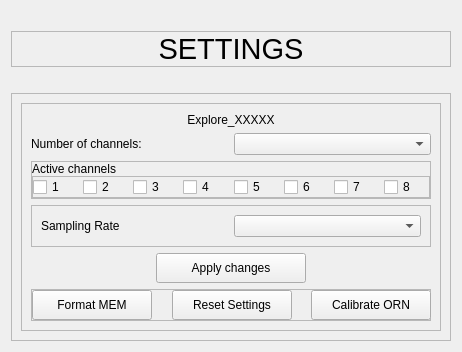
            <widget class="QWidget" name="page_settings">
             <property name="styleSheet">
              <string notr="true"/>
             </property>
             <layout class="QVBoxLayout" name="verticalLayout_23">
              <item>
               <spacer name="verticalSpacer_10">
                <property name="orientation">
                 <enum>Qt::Vertical</enum>
                </property>
                <property name="sizeType">
                 <enum>QSizePolicy::Fixed</enum>
                </property>
                <property name="sizeHint" stdset="0">
                 <size>
                  <width>20</width>
                  <height>20</height>
                 </size>
                </property>
               </spacer>
              </item>
              <item>
               <widget class="QFrame" name="frame_settings_title">
                <property name="maximumSize">
                 <size>
                  <width>16777215</width>
                  <height>50</height>
                 </size>
                </property>
                <property name="styleSheet">
                 <string notr="true"/>
                </property>
                <property name="frameShape">
                 <enum>QFrame::StyledPanel</enum>
                </property>
                <property name="frameShadow">
                 <enum>QFrame::Raised</enum>
                </property>
                <layout class="QHBoxLayout" name="horizontalLayout_5">
                 <property name="spacing">
                  <number>0</number>
                 </property>
                 <property name="leftMargin">
                  <number>0</number>
                 </property>
                 <property name="topMargin">
                  <number>0</number>
                 </property>
                 <property name="rightMargin">
                  <number>0</number>
                 </property>
                 <property name="bottomMargin">
                  <number>0</number>
                 </property>
                 <item>
                  <widget class="QLabel" name="settings_title">
                   <property name="minimumSize">
                    <size>
                     <width>0</width>
                     <height>0</height>
                    </size>
                   </property>
                   <property name="font">
                    <font>
                     <pointsize>22</pointsize>
                     <italic>false</italic>
                     <bold>false</bold>
                    </font>
                   </property>
                   <property name="text">
                    <string>SETTINGS</string>
                   </property>
                   <property name="alignment">
                    <set>Qt::AlignCenter</set>
                   </property>
                  </widget>
                 </item>
                </layout>
               </widget>
              </item>
              <item>
               <spacer name="verticalSpacer_11">
                <property name="orientation">
                 <enum>Qt::Vertical</enum>
                </property>
                <property name="sizeType">
                 <enum>QSizePolicy::Fixed</enum>
                </property>
                <property name="sizeHint" stdset="0">
                 <size>
                  <width>20</width>
                  <height>20</height>
                 </size>
                </property>
               </spacer>
              </item>
              <item>
               <widget class="QFrame" name="frame_settings">
                <property name="sizePolicy">
                 <sizepolicy hsizetype="Expanding" vsizetype="Expanding">
                  <horstretch>0</horstretch>
                  <verstretch>0</verstretch>
                 </sizepolicy>
                </property>
                <property name="styleSheet">
                 <string notr="true"/>
                </property>
                <property name="frameShape">
                 <enum>QFrame::StyledPanel</enum>
                </property>
                <property name="frameShadow">
                 <enum>QFrame::Raised</enum>
                </property>
                <layout class="QVBoxLayout" name="verticalLayout_19">
                 <item>
                  <layout class="QHBoxLayout" name="horizontalLayout_31">
                   <item>
                    <widget class="QFrame" name="frame_device">
                     <property name="minimumSize">
                      <size>
                       <width>0</width>
                       <height>0</height>
                      </size>
                     </property>
                     <property name="maximumSize">
                      <size>
                       <width>420</width>
                       <height>16777215</height>
                      </size>
                     </property>
                     <property name="styleSheet">
                      <string notr="true"/>
                     </property>
                     <property name="frameShape">
                      <enum>QFrame::StyledPanel</enum>
                     </property>
                     <property name="frameShadow">
                      <enum>QFrame::Raised</enum>
                     </property>
                     <layout class="QVBoxLayout" name="verticalLayout_2">
                      <item>
                       <widget class="QLabel" name="label_explore_name">
                        <property name="minimumSize">
                         <size>
                          <width>0</width>
                          <height>0</height>
                         </size>
                        </property>
                        <property name="maximumSize">
                         <size>
                          <width>16777215</width>
                          <height>75</height>
                         </size>
                        </property>
                        <property name="styleSheet">
                         <string notr="true"/>
                        </property>
                        <property name="text">
                         <string>Explore_XXXXX</string>
                        </property>
                        <property name="alignment">
                         <set>Qt::AlignCenter</set>
                        </property>
                       </widget>
                      </item>
                      <item>
                       <layout class="QHBoxLayout" name="horizontalLayout_8">
                        <item>
                         <widget class="QLabel" name="label_12">
                          <property name="text">
                           <string>Number of channels: </string>
                          </property>
                         </widget>
                        </item>
                        <item>
                         <widget class="QComboBox" name="n_chan"/>
                        </item>
                       </layout>
                      </item>
                      <item>
                       <widget class="QFrame" name="frame_channels">
                        <property name="styleSheet">
                         <string notr="true"/>
                        </property>
                        <property name="frameShape">
                         <enum>QFrame::StyledPanel</enum>
                        </property>
                        <property name="frameShadow">
                         <enum>QFrame::Raised</enum>
                        </property>
                        <layout class="QVBoxLayout" name="verticalLayout_5">
                         <property name="spacing">
                          <number>0</number>
                         </property>
                         <property name="leftMargin">
                          <number>0</number>
                         </property>
                         <property name="topMargin">
                          <number>0</number>
                         </property>
                         <property name="rightMargin">
                          <number>0</number>
                         </property>
                         <property name="bottomMargin">
                          <number>0</number>
                         </property>
                         <item>
                          <widget class="QLabel" name="label_activeChannels">
                           <property name="text">
                            <string>Active channels</string>
                           </property>
                          </widget>
                         </item>
                         <item>
                          <widget class="QFrame" name="frame_cb_channels">
                           <property name="frameShape">
                            <enum>QFrame::StyledPanel</enum>
                           </property>
                           <property name="frameShadow">
                            <enum>QFrame::Raised</enum>
                           </property>
                           <layout class="QHBoxLayout" name="horizontalLayout_6">
                            <property name="spacing">
                             <number>5</number>
                            </property>
                            <property name="leftMargin">
                             <number>0</number>
                            </property>
                            <property name="topMargin">
                             <number>0</number>
                            </property>
                            <property name="rightMargin">
                             <number>0</number>
                            </property>
                            <property name="bottomMargin">
                             <number>0</number>
                            </property>
                            <item>
                             <widget class="QCheckBox" name="cb_ch1">
                              <property name="cursor">
                               <cursorShape>PointingHandCursor</cursorShape>
                              </property>
                              <property name="styleSheet">
                               <string notr="true"/>
                              </property>
                              <property name="text">
                               <string>1</string>
                              </property>
                             </widget>
                            </item>
                            <item>
                             <widget class="QCheckBox" name="cb_ch2">
                              <property name="cursor">
                               <cursorShape>PointingHandCursor</cursorShape>
                              </property>
                              <property name="styleSheet">
                               <string notr="true"/>
                              </property>
                              <property name="text">
                               <string>2</string>
                              </property>
                             </widget>
                            </item>
                            <item>
                             <widget class="QCheckBox" name="cb_ch3">
                              <property name="cursor">
                               <cursorShape>PointingHandCursor</cursorShape>
                              </property>
                              <property name="styleSheet">
                               <string notr="true"/>
                              </property>
                              <property name="text">
                               <string>3</string>
                              </property>
                             </widget>
                            </item>
                            <item>
                             <widget class="QCheckBox" name="cb_ch4">
                              <property name="cursor">
                               <cursorShape>PointingHandCursor</cursorShape>
                              </property>
                              <property name="styleSheet">
                               <string notr="true"/>
                              </property>
                              <property name="text">
                               <string>4</string>
                              </property>
                             </widget>
                            </item>
                            <item>
                             <widget class="QCheckBox" name="cb_ch5">
                              <property name="cursor">
                               <cursorShape>PointingHandCursor</cursorShape>
                              </property>
                              <property name="styleSheet">
                               <string notr="true"/>
                              </property>
                              <property name="text">
                               <string>5</string>
                              </property>
                             </widget>
                            </item>
                            <item>
                             <widget class="QCheckBox" name="cb_ch6">
                              <property name="styleSheet">
                               <string notr="true"/>
                              </property>
                              <property name="text">
                               <string>6</string>
                              </property>
                             </widget>
                            </item>
                            <item>
                             <widget class="QCheckBox" name="cb_ch7">
                              <property name="cursor">
                               <cursorShape>PointingHandCursor</cursorShape>
                              </property>
                              <property name="styleSheet">
                               <string notr="true"/>
                              </property>
                              <property name="text">
                               <string>7</string>
                              </property>
                             </widget>
                            </item>
                            <item>
                             <widget class="QCheckBox" name="cb_ch8">
                              <property name="cursor">
                               <cursorShape>PointingHandCursor</cursorShape>
                              </property>
                              <property name="styleSheet">
                               <string notr="true"/>
                              </property>
                              <property name="text">
                               <string>8</string>
                              </property>
                             </widget>
                            </item>
                           </layout>
                          </widget>
                         </item>
                        </layout>
                       </widget>
                      </item>
                      <item>
                       <widget class="QFrame" name="frame_samplingrate">
                        <property name="styleSheet">
                         <string notr="true"/>
                        </property>
                        <property name="frameShape">
                         <enum>QFrame::StyledPanel</enum>
                        </property>
                        <property name="frameShadow">
                         <enum>QFrame::Raised</enum>
                        </property>
                        <layout class="QHBoxLayout" name="horizontalLayout_7">
                         <item>
                          <widget class="QLabel" name="label_samping_rate">
                           <property name="styleSheet">
                            <string notr="true"/>
                           </property>
                           <property name="text">
                            <string>Sampling Rate</string>
                           </property>
                          </widget>
                         </item>
                         <item>
                          <widget class="QComboBox" name="value_sampling_rate">
                           <property name="styleSheet">
                            <string notr="true"/>
                           </property>
                          </widget>
                         </item>
                        </layout>
                       </widget>
                      </item>
                      <item alignment="Qt::AlignHCenter">
                       <widget class="QPushButton" name="btn_apply_settings">
                        <property name="minimumSize">
                         <size>
                          <width>150</width>
                          <height>30</height>
                         </size>
                        </property>
                        <property name="maximumSize">
                         <size>
                          <width>150</width>
                          <height>30</height>
                         </size>
                        </property>
                        <property name="cursor">
                         <cursorShape>PointingHandCursor</cursorShape>
                        </property>
                        <property name="text">
                         <string>Apply changes</string>
                        </property>
                       </widget>
                      </item>
                      <item alignment="Qt::AlignHCenter">
                       <widget class="QFrame" name="frame_device_buttons">
                        <property name="sizePolicy">
                         <sizepolicy hsizetype="Preferred" vsizetype="Preferred">
                          <horstretch>0</horstretch>
                          <verstretch>0</verstretch>
                         </sizepolicy>
                        </property>
                        <property name="styleSheet">
                         <string notr="true"/>
                        </property>
                        <property name="frameShape">
                         <enum>QFrame::StyledPanel</enum>
                        </property>
                        <property name="frameShadow">
                         <enum>QFrame::Raised</enum>
                        </property>
                        <layout class="QHBoxLayout" name="horizontalLayout_4">
                         <property name="spacing">
                          <number>20</number>
                         </property>
                         <property name="leftMargin">
                          <number>0</number>
                         </property>
                         <property name="topMargin">
                          <number>0</number>
                         </property>
                         <property name="rightMargin">
                          <number>0</number>
                         </property>
                         <property name="bottomMargin">
                          <number>0</number>
                         </property>
                         <item>
                          <widget class="QPushButton" name="btn_format_memory">
                           <property name="sizePolicy">
                            <sizepolicy hsizetype="Preferred" vsizetype="Fixed">
                             <horstretch>0</horstretch>
                             <verstretch>0</verstretch>
                            </sizepolicy>
                           </property>
                           <property name="minimumSize">
                            <size>
                             <width>120</width>
                             <height>30</height>
                            </size>
                           </property>
                           <property name="maximumSize">
                            <size>
                             <width>16777215</width>
                             <height>30</height>
                            </size>
                           </property>
                           <property name="cursor">
                            <cursorShape>PointingHandCursor</cursorShape>
                           </property>
                           <property name="text">
                            <string>Format MEM</string>
                           </property>
                          </widget>
                         </item>
                         <item>
                          <widget class="QPushButton" name="btn_reset_settings">
                           <property name="sizePolicy">
                            <sizepolicy hsizetype="Preferred" vsizetype="Fixed">
                             <horstretch>0</horstretch>
                             <verstretch>0</verstretch>
                            </sizepolicy>
                           </property>
                           <property name="minimumSize">
                            <size>
                             <width>120</width>
                             <height>30</height>
                            </size>
                           </property>
                           <property name="maximumSize">
                            <size>
                             <width>16777215</width>
                             <height>30</height>
                            </size>
                           </property>
                           <property name="cursor">
                            <cursorShape>PointingHandCursor</cursorShape>
                           </property>
                           <property name="styleSheet">
                            <string notr="true"/>
                           </property>
                           <property name="text">
                            <string>Reset Settings</string>
                           </property>
                          </widget>
                         </item>
                         <item>
                          <widget class="QPushButton" name="btn_calibrate">
                           <property name="sizePolicy">
                            <sizepolicy hsizetype="Preferred" vsizetype="Fixed">
                             <horstretch>0</horstretch>
                             <verstretch>0</verstretch>
                            </sizepolicy>
                           </property>
                           <property name="minimumSize">
                            <size>
                             <width>120</width>
                             <height>30</height>
                            </size>
                           </property>
                           <property name="maximumSize">
                            <size>
                             <width>16777215</width>
                             <height>30</height>
                            </size>
                           </property>
                           <property name="cursor">
                            <cursorShape>PointingHandCursor</cursorShape>
                           </property>
                           <property name="text">
                            <string>Calibrate ORN</string>
                           </property>
                          </widget>
                         </item>
                        </layout>
                       </widget>
                      </item>
                     </layout>
                    </widget>
                   </item>
                  </layout>
                 </item>
                </layout>
               </widget>
              </item>
             </layout>
            </widget>
